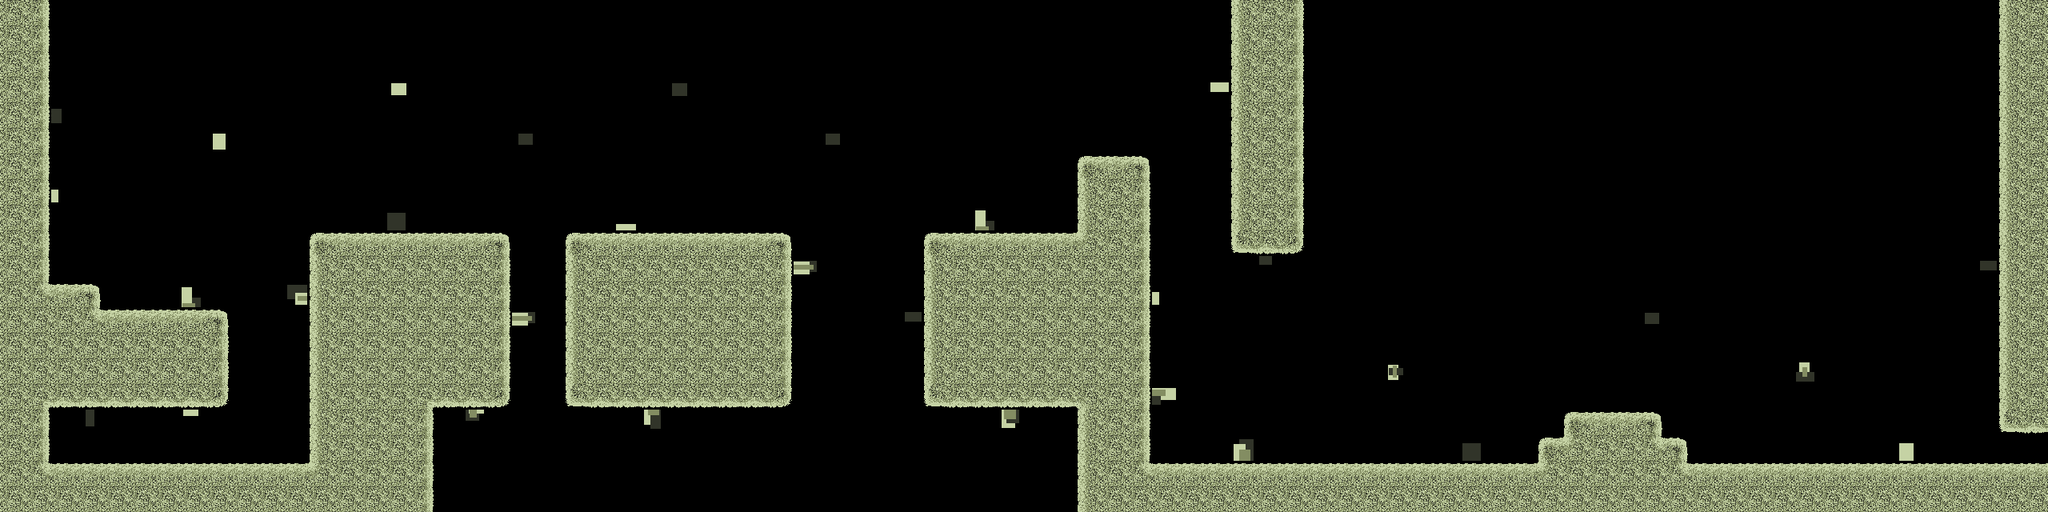

Below is a game level as drawn by its tile map, then a one-line description and the .tmx file that defines it, in full:
An orthogonal 80x20 tile map with 32x32 px tiles, 2 tile layers (col, detail) and 2 objects.

<map version="1.0" orientation="orthogonal" renderorder="right-down" width="80" height="20" tilewidth="32" tileheight="32" nextobjectid="5">
 <tileset firstgid="1" name="tiles" tilewidth="32" tileheight="32" tilecount="72" columns="6">
  <image source="tiles.png" width="192" height="384" />
  <terraintypes>
   <terrain name="Main" tile="7" />
  </terraintypes>
  <tile id="0" terrain=",,,0" />
  <tile id="1" terrain=",,0,0" />
  <tile id="2" terrain=",,0," />
  <tile id="4" terrain="0,0,0," />
  <tile id="5" terrain="0,0,,0" />
  <tile id="6" terrain=",0,,0" />
  <tile id="7" terrain="0,0,0,0" />
  <tile id="8" terrain="0,,0," />
  <tile id="10" terrain="0,,0,0" />
  <tile id="11" terrain=",0,0,0" />
  <tile id="12" terrain=",0,," />
  <tile id="13" terrain="0,0,," />
  <tile id="14" terrain="0,,," />
 </tileset>
 <layer name="col" width="80" height="20">
  <properties>
   <property name="collidable" type="bool" value="true" />
  </properties>
  <data encoding="csv">
8,9,0,0,0,0,0,0,0,0,0,0,0,0,0,0,0,0,0,0,0,0,0,0,0,0,0,0,0,0,0,0,0,0,0,0,0,0,0,0,0,0,0,0,0,0,0,0,7,8,9,0,0,0,0,0,0,0,0,0,0,0,0,0,0,0,0,0,0,0,0,0,0,0,0,0,0,0,7,8,
8,9,0,0,0,0,0,0,0,0,0,0,0,0,0,0,0,0,0,0,0,0,0,0,0,0,0,0,0,0,0,0,0,0,0,0,0,0,0,0,0,0,0,0,0,0,0,0,7,8,9,0,0,0,0,0,0,0,0,0,0,0,0,0,0,0,0,0,0,0,0,0,0,0,0,0,0,0,7,8,
8,9,0,0,0,0,0,0,0,0,0,0,0,0,0,0,0,0,0,0,0,0,0,0,0,0,0,0,0,0,0,0,0,0,0,0,0,0,0,0,0,0,0,0,0,0,0,0,7,8,9,0,0,0,0,0,0,0,0,0,0,0,0,0,0,0,0,0,0,0,0,0,0,0,0,0,0,0,7,8,
8,9,0,0,0,0,0,0,0,0,0,0,0,0,0,0,0,0,0,0,0,0,0,0,0,0,0,0,0,0,0,0,0,0,0,0,0,0,0,0,0,0,0,0,0,0,0,0,7,8,9,0,0,0,0,0,0,0,0,0,0,0,0,0,0,0,0,0,0,0,0,0,0,0,0,0,0,0,7,8,
8,9,0,0,0,0,0,0,0,0,0,0,0,0,0,0,0,0,0,0,0,0,0,0,0,0,0,0,0,0,0,0,0,0,0,0,0,0,0,0,0,0,0,0,0,0,0,0,7,8,9,0,0,0,0,0,0,0,0,0,0,0,0,0,0,0,0,0,0,0,0,0,0,0,0,0,0,0,7,8,
8,9,0,0,0,0,0,0,0,0,0,0,0,0,0,0,0,0,0,0,0,0,0,0,0,0,0,0,0,0,0,0,0,0,0,0,0,0,0,0,0,0,0,0,0,0,0,0,7,8,9,0,0,0,0,0,0,0,0,0,0,0,0,0,0,0,0,0,0,0,0,0,0,0,0,0,0,0,7,8,
8,9,0,0,0,0,0,0,0,0,0,0,0,0,0,0,0,0,0,0,0,0,0,0,0,0,0,0,0,0,0,0,0,0,0,0,0,0,0,0,0,0,1,2,3,0,0,0,7,8,9,0,0,0,0,0,0,0,0,0,0,0,0,0,0,0,0,0,0,0,0,0,0,0,0,0,0,0,7,8,
8,9,0,0,0,0,0,0,0,0,0,0,0,0,0,0,0,0,0,0,0,0,0,0,0,0,0,0,0,0,0,0,0,0,0,0,0,0,0,0,0,0,7,8,9,0,0,0,7,8,9,0,0,0,0,0,0,0,0,0,0,0,0,0,0,0,0,0,0,0,0,0,0,0,0,0,0,0,7,8,
8,9,0,0,0,0,0,0,0,0,0,0,0,0,0,0,0,0,0,0,0,0,0,0,0,0,0,0,0,0,0,0,0,0,0,0,0,0,0,0,0,0,7,8,9,0,0,0,7,8,9,0,0,0,0,0,0,0,0,0,0,0,0,0,0,0,0,0,0,0,0,0,0,0,0,0,0,0,7,8,
8,9,0,0,0,0,0,0,0,0,0,0,1,2,2,2,2,2,2,3,0,0,1,2,2,2,2,2,2,2,3,0,0,0,0,0,1,2,2,2,2,2,12,8,9,0,0,0,13,14,15,0,0,0,0,0,0,0,0,0,0,0,0,0,0,0,0,0,0,0,0,0,0,0,0,0,0,0,7,8,
8,9,0,0,0,0,0,0,0,0,0,0,7,8,8,8,8,8,8,9,0,0,7,8,8,8,8,8,8,8,9,0,0,0,0,0,7,8,8,8,8,8,8,8,9,0,0,0,0,0,0,0,0,0,0,0,0,0,0,0,0,0,0,0,0,0,0,0,0,0,0,0,0,0,0,0,0,0,7,8,
8,11,2,3,0,0,0,0,0,0,0,0,7,8,8,8,8,8,8,9,0,0,7,8,8,8,8,8,8,8,9,0,0,0,0,0,7,8,8,8,8,8,8,8,9,0,0,0,0,0,0,0,0,0,0,0,0,0,0,0,0,0,0,0,0,0,0,0,0,0,0,0,0,0,0,0,0,0,7,8,
8,8,8,11,2,2,2,2,3,0,0,0,7,8,8,8,8,8,8,9,0,0,7,8,8,8,8,8,8,8,9,0,0,0,0,0,7,8,8,8,8,8,8,8,9,0,0,0,0,0,0,0,0,0,0,0,0,0,0,0,0,0,0,0,0,0,0,0,0,0,0,0,0,0,0,0,0,0,7,8,
8,8,8,8,8,8,8,8,9,0,0,0,7,8,8,8,8,8,8,9,0,0,7,8,8,8,8,8,8,8,9,0,0,0,0,0,7,8,8,8,8,8,8,8,9,0,0,0,0,0,0,0,0,0,0,0,0,0,0,0,0,0,0,0,0,0,0,0,0,0,0,0,0,0,0,0,0,0,7,8,
8,8,8,8,8,8,8,8,9,0,0,0,7,8,8,8,8,8,8,9,0,0,7,8,8,8,8,8,8,8,9,0,0,0,0,0,7,8,8,8,8,8,8,8,9,0,0,0,0,0,0,0,0,0,0,0,0,0,0,0,0,0,0,0,0,0,0,0,0,0,0,0,0,0,0,0,0,0,7,8,
8,5,14,14,14,14,14,14,15,0,0,0,7,8,8,8,5,14,14,15,0,0,13,14,14,14,14,14,14,14,15,0,0,0,0,0,13,14,14,14,14,14,6,8,9,0,0,0,0,0,0,0,0,0,0,0,0,0,0,0,0,0,0,0,0,0,0,0,0,0,0,0,0,0,0,0,0,0,7,8,
8,9,0,0,0,0,0,0,0,0,0,0,7,8,8,8,9,0,0,0,0,0,0,0,0,0,0,0,0,0,0,0,0,0,0,0,0,0,0,0,0,0,7,8,9,0,0,0,0,0,0,0,0,0,0,0,0,0,0,0,0,1,2,2,3,0,0,0,0,0,0,0,0,0,0,0,0,0,13,14,
8,9,0,0,0,0,0,0,0,0,0,0,7,8,8,8,9,0,0,0,0,0,0,0,0,0,0,0,0,0,0,0,0,0,0,0,0,0,0,0,0,0,7,8,9,0,0,0,0,0,0,0,0,0,0,0,0,0,0,0,1,12,8,8,11,3,0,0,0,0,0,0,0,0,0,0,0,0,0,0,
8,11,2,2,2,2,2,2,2,2,2,2,12,8,8,8,9,0,0,0,0,0,0,0,0,0,0,0,0,0,0,0,0,0,0,0,0,0,0,0,0,0,7,8,11,2,2,2,2,2,2,2,2,2,2,2,2,2,2,2,12,8,8,8,8,11,2,2,2,2,2,2,2,2,2,2,2,2,2,2,
8,8,8,8,8,8,8,8,8,8,8,8,8,8,8,8,9,0,0,0,0,0,0,0,0,0,0,0,0,0,0,0,0,0,0,0,0,0,0,0,0,0,7,8,8,8,8,8,8,8,8,8,8,8,8,8,8,8,8,8,8,8,8,8,8,8,8,8,8,8,8,8,8,8,8,8,8,8,8,8
</data>
 </layer>
 <layer name="detail" width="80" height="20">
  <data encoding="csv">
0,0,0,0,0,0,0,0,0,0,0,0,0,0,0,0,0,0,0,0,0,0,0,0,0,0,0,0,0,0,0,0,0,0,0,0,0,0,0,0,0,0,0,0,0,0,0,0,0,0,0,0,0,0,0,0,0,0,0,0,0,0,0,0,0,0,0,0,0,0,0,0,0,0,0,0,0,0,0,0,
0,0,0,0,0,0,0,0,0,0,0,0,0,0,0,0,0,0,0,0,0,0,0,0,0,0,0,0,0,0,0,0,0,0,0,0,0,0,0,0,0,0,0,0,0,0,0,0,0,0,0,0,0,0,0,0,0,0,0,0,0,0,0,0,0,0,0,0,0,0,0,0,0,0,0,0,0,0,0,0,
0,0,0,0,0,0,0,0,0,0,0,0,0,0,0,0,0,0,0,0,0,0,0,0,0,0,0,0,0,0,0,0,0,0,0,0,0,0,0,0,0,0,0,0,0,0,0,0,0,0,0,0,0,0,0,0,0,0,0,0,0,0,0,0,0,0,0,0,0,0,0,0,0,0,0,0,0,0,0,0,
0,0,0,0,0,0,0,0,0,0,0,0,0,0,0,47,0,0,0,0,0,0,0,0,0,0,23,0,0,0,0,0,0,0,0,0,0,0,0,0,0,0,0,0,0,0,0,37,0,0,0,0,0,0,0,0,0,0,0,0,0,0,0,0,0,0,0,0,0,0,0,0,0,0,0,0,0,0,0,0,
0,0,32,0,0,0,0,0,0,0,0,0,0,0,0,0,0,0,0,0,0,0,0,0,0,0,0,0,0,0,0,0,0,0,0,0,0,0,0,0,0,0,0,0,0,0,0,0,0,0,0,0,0,0,0,0,0,0,0,0,0,0,0,0,0,0,0,0,0,0,0,0,0,0,0,0,0,0,0,0,
0,0,0,0,0,0,0,0,41,0,0,0,0,0,0,0,0,0,0,0,35,0,0,0,0,0,0,0,0,0,0,0,35,0,0,0,0,0,0,0,0,0,0,0,0,0,0,0,0,0,0,0,0,0,0,0,0,0,0,0,0,0,0,0,0,0,0,0,0,0,0,0,0,0,0,0,0,0,0,0,
0,0,0,0,0,0,0,0,0,0,0,0,0,0,0,0,0,0,0,0,0,0,0,0,0,0,0,0,0,0,0,0,0,0,0,0,0,0,0,0,0,0,0,0,0,0,0,0,0,0,0,0,0,0,0,0,0,0,0,0,0,0,0,0,0,0,0,0,0,0,0,0,0,0,0,0,0,0,0,0,
0,0,44,0,0,0,0,0,0,0,0,0,0,0,0,0,0,0,0,0,0,0,0,0,0,0,0,0,0,0,0,0,0,0,0,0,0,0,0,0,0,0,0,0,0,0,0,0,0,0,0,0,0,0,0,0,0,0,0,0,0,0,0,0,0,0,0,0,0,0,0,0,0,0,0,0,0,0,0,0,
0,0,0,0,0,0,0,0,0,0,0,0,0,0,0,22,0,0,0,0,0,0,0,0,40,0,0,0,0,0,0,0,0,0,0,0,0,0,70,0,0,0,0,0,0,0,0,0,0,0,0,0,0,0,0,0,0,0,0,0,0,0,0,0,0,0,0,0,0,0,0,0,0,0,0,0,0,0,0,0,
0,0,0,0,0,0,0,0,0,0,0,0,0,0,0,0,0,0,0,0,0,0,0,0,0,0,0,0,0,0,0,0,0,0,0,0,0,0,0,0,0,0,0,0,0,0,0,0,0,0,0,0,0,0,0,0,0,0,0,0,0,0,0,0,0,0,0,0,0,0,0,0,0,0,0,0,0,0,0,0,
0,0,0,0,0,0,0,0,0,0,0,0,0,0,0,0,0,0,0,0,0,0,0,0,0,0,0,0,0,0,0,68,0,0,0,0,0,0,0,0,0,0,0,0,0,0,0,0,0,21,0,0,0,0,0,0,0,0,0,0,0,0,0,0,0,0,0,0,0,0,0,0,0,0,0,0,0,31,0,0,
0,0,0,0,0,0,0,70,0,0,0,55,0,0,0,0,0,0,0,0,0,0,0,0,0,0,0,0,0,0,0,0,0,0,0,0,0,0,0,0,0,0,0,0,0,44,0,0,0,0,0,0,0,0,0,0,0,0,0,0,0,0,0,0,0,0,0,0,0,0,0,0,0,0,0,0,0,0,0,0,
0,0,0,0,0,0,0,0,0,0,0,0,0,0,0,0,0,0,0,0,68,0,0,0,0,0,0,0,0,0,0,0,0,0,0,31,0,0,0,0,0,0,0,0,0,0,0,0,0,0,0,0,0,0,0,0,0,0,0,0,0,0,0,0,35,0,0,0,0,0,0,0,0,0,0,0,0,0,0,0,
0,0,0,0,0,0,0,0,0,0,0,0,0,0,0,0,0,0,0,0,0,0,0,0,0,0,0,0,0,0,0,0,0,0,0,0,0,0,0,0,0,0,0,0,0,0,0,0,0,0,0,0,0,0,0,0,0,0,0,0,0,0,0,0,0,0,0,0,0,0,0,0,0,0,0,0,0,0,0,0,
0,0,0,0,0,0,0,0,0,0,0,0,0,0,0,0,0,0,0,0,0,0,0,0,0,0,0,0,0,0,0,0,0,0,0,0,0,0,0,0,0,0,0,0,0,0,0,0,0,0,0,0,0,0,71,0,0,0,0,0,0,0,0,0,0,0,0,0,0,0,59,0,0,0,0,0,0,0,0,0,
0,0,0,0,0,0,0,0,0,0,0,0,0,0,0,0,0,0,0,0,0,0,0,0,0,0,0,0,0,0,0,0,0,0,0,0,0,0,0,0,0,0,0,0,0,62,0,0,0,0,0,0,0,0,0,0,0,0,0,0,0,0,0,0,0,0,0,0,0,0,0,0,0,0,0,0,0,0,0,0,
0,0,0,27,0,0,0,51,0,0,0,0,0,0,0,0,0,0,63,0,0,0,0,0,0,69,0,0,0,0,0,0,0,0,0,0,0,0,0,57,0,0,0,0,0,0,0,0,0,0,0,0,0,0,0,0,0,0,0,0,0,0,0,0,0,0,0,0,0,0,0,0,0,0,0,0,0,0,0,0,
0,0,0,0,0,0,0,0,0,0,0,0,0,0,0,0,0,0,0,0,0,0,0,0,0,0,0,0,0,0,0,0,0,0,0,0,0,0,0,0,0,0,0,0,0,0,0,0,64,0,0,0,0,0,0,0,0,22,0,0,0,0,0,0,0,0,0,0,0,0,0,0,0,0,46,0,0,0,0,0,
0,0,0,0,0,0,0,0,0,0,0,0,0,0,0,0,0,0,0,0,0,0,0,0,0,0,0,0,0,0,0,0,0,0,0,0,0,0,0,0,0,0,0,0,0,0,0,0,0,0,0,0,0,0,0,0,0,0,0,0,0,0,0,0,0,0,0,0,0,0,0,0,0,0,0,0,0,0,0,0,
0,0,0,0,0,0,0,0,0,0,0,0,0,0,0,0,0,0,0,0,0,0,0,0,0,0,0,0,0,0,0,0,0,0,0,0,0,0,0,0,0,0,0,0,0,0,0,0,0,0,0,0,0,0,0,0,0,0,0,0,0,0,0,0,0,0,0,0,0,0,0,0,0,0,0,0,0,0,0,0
</data>
 </layer>
 <objectgroup name="spawn">
  <object id="2" gid="4" x="96" y="352" width="32" height="32" />
  <object id="4" gid="10" x="2528" y="576" width="32" height="32" />
 </objectgroup>
</map>